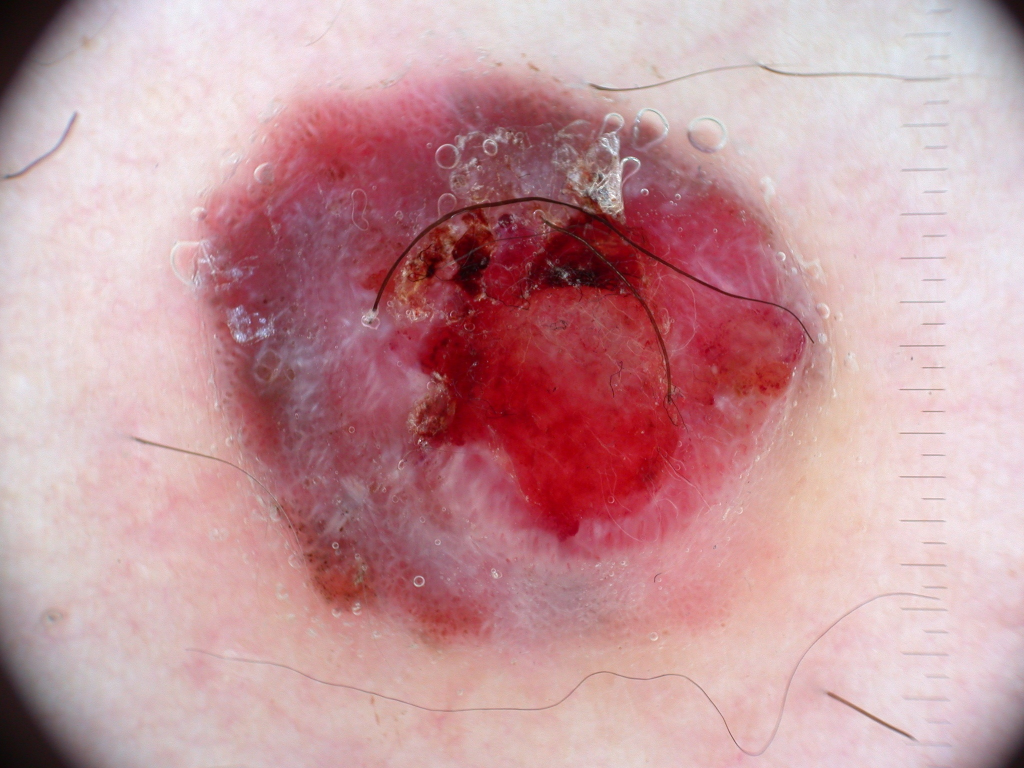
#> input picture pre_processing/test/original.jpg, 2048 x 1536 px, found by its file name (shown at 1/2 size)
$ python hair_debug.py
#> lines starting #> are read from the running program, lines starting #| are printed output that depends on the picture; after the words box and inside, x2 and y2 are one past the last pixel; in counts of white or black regions, pixels touching at a corner belong together; long printed decimals are rounded
import os
import cv2
import numpy as np

BASE_DIR = os.path.dirname(os.path.abspath(__file__))
TEST_DIR = os.path.normpath(os.path.join(BASE_DIR, '..', 'test'))
DEBUG_DIR = os.path.join(TEST_DIR, 'debug')
os.makedirs(DEBUG_DIR, exist_ok=True)

paths = {
    'original': os.path.join(TEST_DIR, 'original.jpg'),
    'v_channel': os.path.join(TEST_DIR, 'v_channel.png'),
    'M': os.path.join(TEST_DIR, 'mask_M.png'),
    'Mf': os.path.join(TEST_DIR, 'mask_Mf.png'),
    'inpaint': os.path.join(TEST_DIR, 'inpaint_result.png')
}

for k, p in paths.items():
    print(f"{k}: {p} ->", 'FOUND' if os.path.exists(p) else 'MISSING')

# load images (some may be missing)
orig = cv2.imread(paths['original'])
#> orig is the input picture: shape (1536, 2048, 3); mean B, G, R 157.5, 152.5, 197.7
M = cv2.imread(paths['M'], cv2.IMREAD_GRAYSCALE)
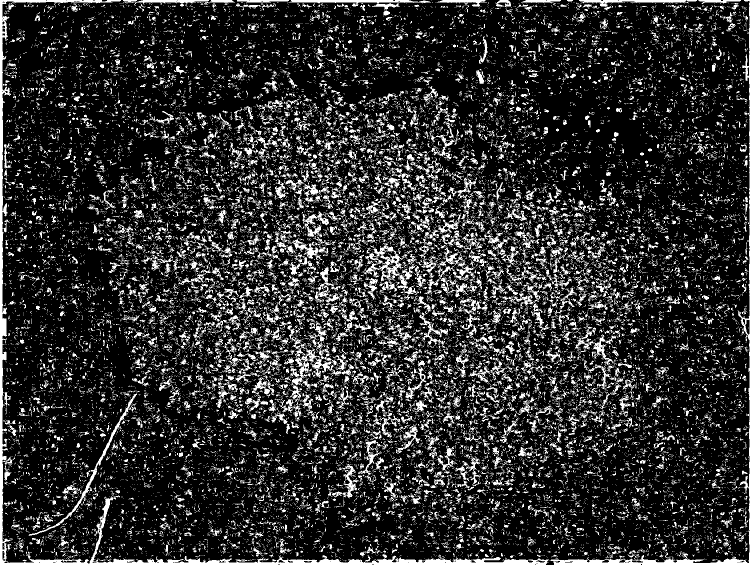
#> input picture test/mask_M.png, 1504 x 1129 px (shown at 1/2 size)
#> M: shape (1129, 1504); 17.9% white; 30736 white regions (28062 under 20 px), largest, box (x1, y1, x2, y2) and area: (0, 0, 1098, 1129) 18928, (1099, 0, 1504, 1129) 10323, (575, 636, 683, 803) 3852
Mf = cv2.imread(paths['Mf'], cv2.IMREAD_GRAYSCALE)
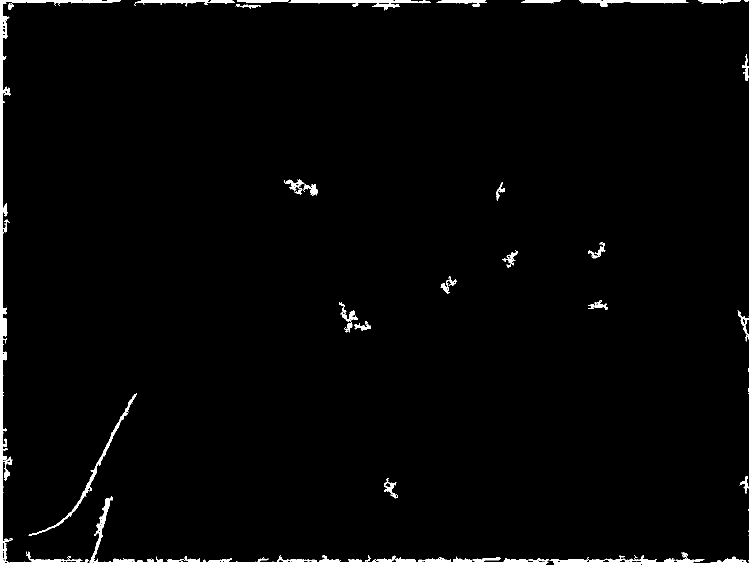
#> input picture test/mask_Mf.png, 1504 x 1129 px (shown at 1/2 size)
#> Mf: shape (1129, 1504); 2.3% white; 23 white regions, largest, box (x1, y1, x2, y2) and area: (0, 0, 1098, 1129) 18928, (1099, 0, 1504, 1129) 10323, (57, 787, 274, 1072) 1780
inpaint = cv2.imread(paths['inpaint'])
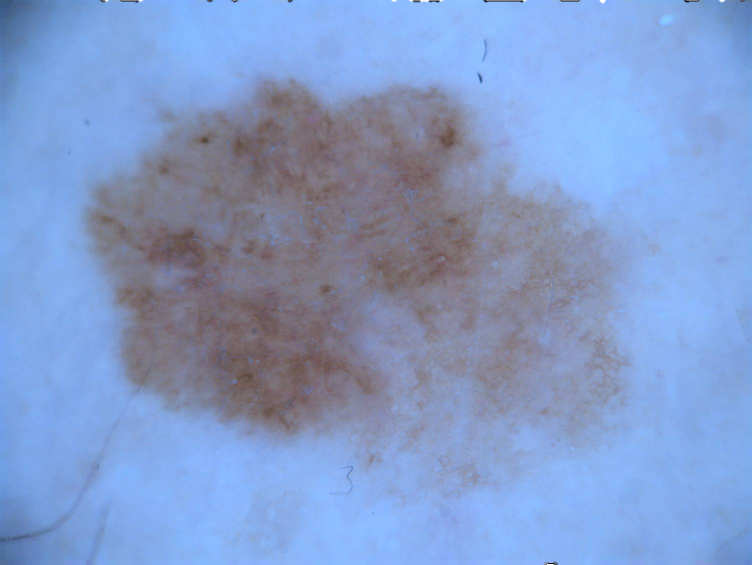
#> input picture test/inpaint_result.png, 1504 x 1129 px (shown at 1/2 size)
#> inpaint is the input picture: shape (1129, 1504, 3); mean B, G, R 202.3, 155.5, 130.9

h, w = orig.shape[:2]
#> h = 1536; w = 2048
print('Original shape:', (h, w))
#| Original shape: (1536, 2048)

def stats_mask(mask, name):
#> called with name = 'M'
    if mask is None:
        print(f"{name}: None")
        return None
    total = mask.size
#> total = 1698016
    nonzero = int(np.count_nonzero(mask))
#> nonzero = 303438
    pct = nonzero / total
#> pct = 0.179
    print(f"{name}: nonzero={nonzero} pixels ({pct:.6f} fraction)")
#| M: nonzero=303438 pixels (0.1787 fraction)

    # connected components
    numLabels, labels, stats, centroids = cv2.connectedComponentsWithStats((mask>0).astype('uint8'), connectivity=8)
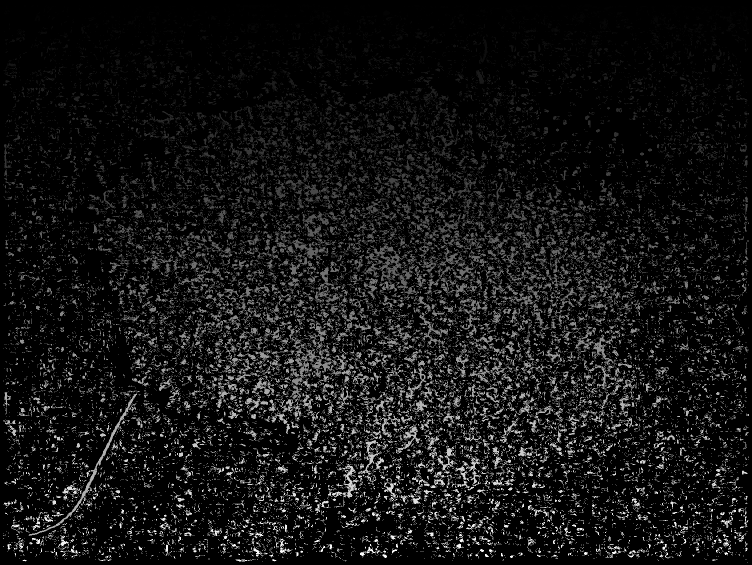
#> labels: shape (1129, 1504) int32 (shown at 1/2 size); min 0, max 30736, mean 2397; drawn with min black and max white
#> numLabels = 30737; centroids = 30737 pairs, first value 6 to 1497, second value 0.875 to 1124
    areas = stats[1:, cv2.CC_STAT_AREA] if numLabels>1 else np.array([])
    print(f"  components (excluding background): {len(areas)}")
#|   components (excluding background): 30736
    if len(areas)>0:
        idx = np.argsort(areas)[::-1]
        top = idx[:10]
#> top = [0, 15, 16765, 12407, 21360, 5, 17303, 13840, 12, 12684]
        for rank, i in enumerate(top):
            a = areas[i]
            bbox = stats[1 + i, cv2.CC_STAT_LEFT], stats[1 + i, cv2.CC_STAT_TOP], stats[1 + i, cv2.CC_STAT_WIDTH], stats[1 + i, cv2.CC_STAT_HEIGHT]
            print(f"   #{rank+1}: area={a}, bbox={bbox}")
#> this loop made 10 passes
#> (i, a, bbox) on passes 1 to 10: (0, 18928, (0, 0, 1098, 1129)), (15, 10323, (1099, 0, 405, 1129)), (16765, 3852, (575, 636, 108, 167)), (12407, 3117, (726, 486, 108, 112)), (21360, 1780, (57, 787, 217, 285)), (5, 1375, (577, 0, 285, 13)), (17303, 1328, (1150, 653, 82, 77)), (13840, 1187, (630, 534, 54, 95)), (12, 1132, (1158, 0, 219, 14)), (12684, 888, (875, 494, 55, 71))
#|    #1: area=18928, bbox=(0, 0, 1098, 1129)
#|    #2: area=10323, bbox=(1099, 0, 405, 1129)
#|    #3: area=3852, bbox=(575, 636, 108, 167)
#|    #4: area=3117, bbox=(726, 486, 108, 112)
#|    #5: area=1780, bbox=(57, 787, 217, 285)
#|    #6: area=1375, bbox=(577, 0, 285, 13)
#|    #7: area=1328, bbox=(1150, 653, 82, 77)
#|    #8: area=1187, bbox=(630, 534, 54, 95)
#> (further printed lines are left out)
    return locals()

sM = stats_mask(M, 'M')
#> sM = 16 items
sMf = stats_mask(Mf, 'Mf')
#> call 2 of stats_mask, with name = 'Mf'
#> in stats_mask (call 2), `nonzero = int(np.count_nonzero(mask))`: nonzero = 39672
#> in stats_mask (call 2), `pct = nonzero / total`: pct = 0.0234
#| Mf: nonzero=39672 pixels (0.02336 fraction)
#> in stats_mask (call 2), `numLabels, labels, stats, centroids = cv2.connectedComponentsWithStats..`:
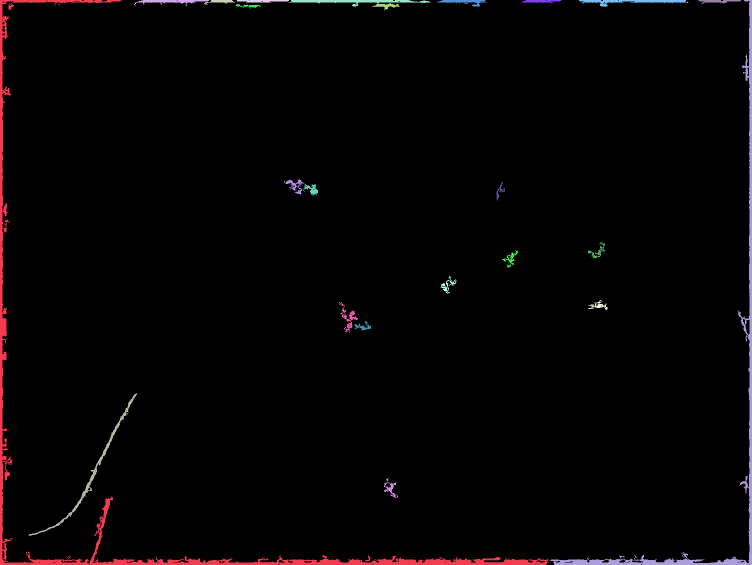
#> labels: shape (1129, 1504) int32 (shown at 1/2 size); 24 distinct labels, from 0 to 23; one colour per label, 0 black
#> in stats_mask (call 2), `numLabels, labels, stats, centroids = cv2.connectedComponentsWithStats..`: numLabels = 24; stats = 24 rows, first 6: [5, 0, 1494, 1129, 1658344], [0, 0, 1098, 1129, 18928], [268, 0, 150, 13, 709], [408, 0, 62, 10, 264], [474, 0, 104, 5, 401], [577, 0, 285, 13, 1375]; centroids = 24 rows, first 8: [752.7, 561.4], [289, 819.7], [341.7, 2.4], [440.2, 2.64], [523.1, 1.58], [711.6, 2.47], [928.3, 3.27], [1080.9, 2.01]
#> in stats_mask (call 2), `areas = stats[1:, cv2.CC_STAT_AREA] if numLabels>1 else np.array([])`: areas = 23 values, max 18928 at index 0, min 176 at index 13, mean 1724.9
#|   components (excluding background): 23
#> in stats_mask (call 2), `idx = np.argsort(areas)[::-1]`: idx = 23 values, max 22 at index 12, min 0 at index 0, mean 11
#> in stats_mask (call 2), `top = idx[:10]`: top = [0, 9, 21, 4, 7, 1, 5, 19, 3, 12]
#> the loop in stats_mask (call 2), `for rank, i in enumerate(top):` made 10 passes
#> (i, a, bbox) on passes 1 to 10: (0, 18928, (0, 0, 1098, 1129)), (9, 10323, (1099, 0, 405, 1129)), (21, 1780, (57, 787, 217, 285)), (4, 1375, (577, 0, 285, 13)), (7, 1132, (1158, 0, 219, 14)), (1, 709, (268, 0, 150, 13)), (5, 551, (873, 0, 101, 14)), (19, 518, (679, 604, 37, 61)), (3, 401, (474, 0, 104, 5)), (12, 388, (568, 359, 40, 30))
#|    #1: area=18928, bbox=(0, 0, 1098, 1129)
#|    #2: area=10323, bbox=(1099, 0, 405, 1129)
#|    #3: area=1780, bbox=(57, 787, 217, 285)
#|    #4: area=1375, bbox=(577, 0, 285, 13)
#|    #5: area=1132, bbox=(1158, 0, 219, 14)
#|    #6: area=709, bbox=(268, 0, 150, 13)
#|    #7: area=551, bbox=(873, 0, 101, 14)
#|    #8: area=518, bbox=(679, 604, 37, 61)
#> (further printed lines are left out)
#> sMf = 16 items

# overlay masks
def overlay_mask_on_image(img, mask, color=(0,0,255), alpha=0.6):
    if img is None or mask is None:
        return None
    overlay = img.copy()
    m3 = np.zeros_like(img)
#> (the run stopped early here; a loop or call above may not have finished)
